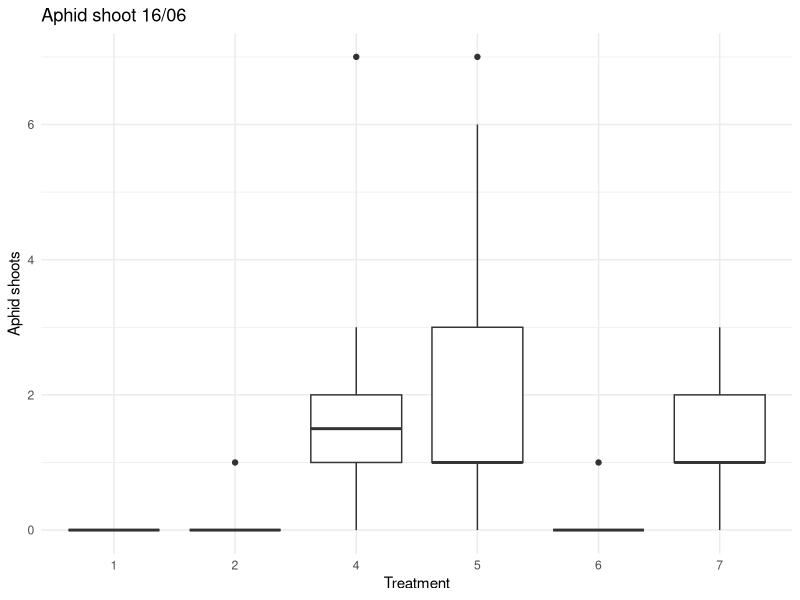
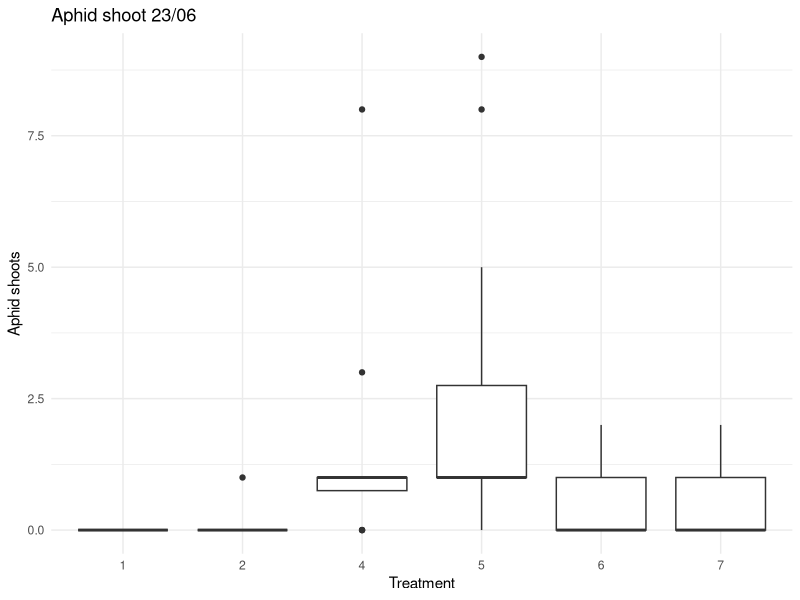
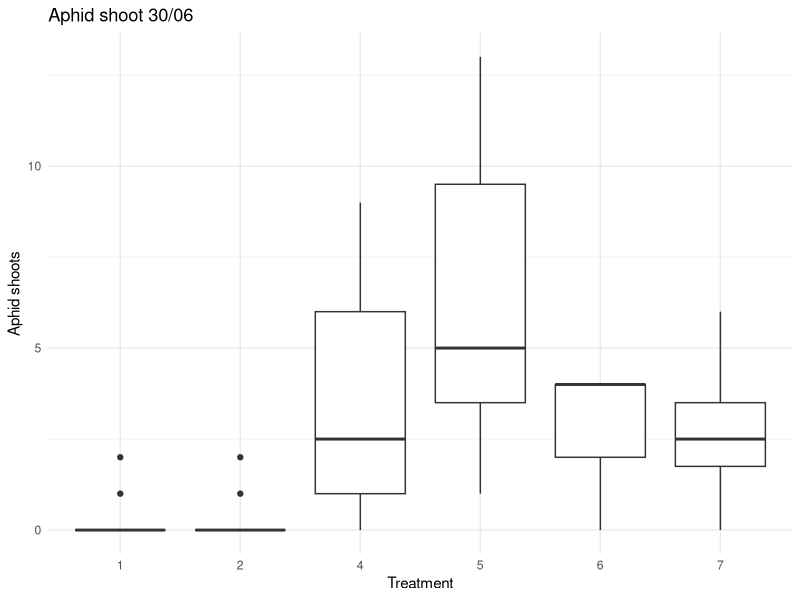
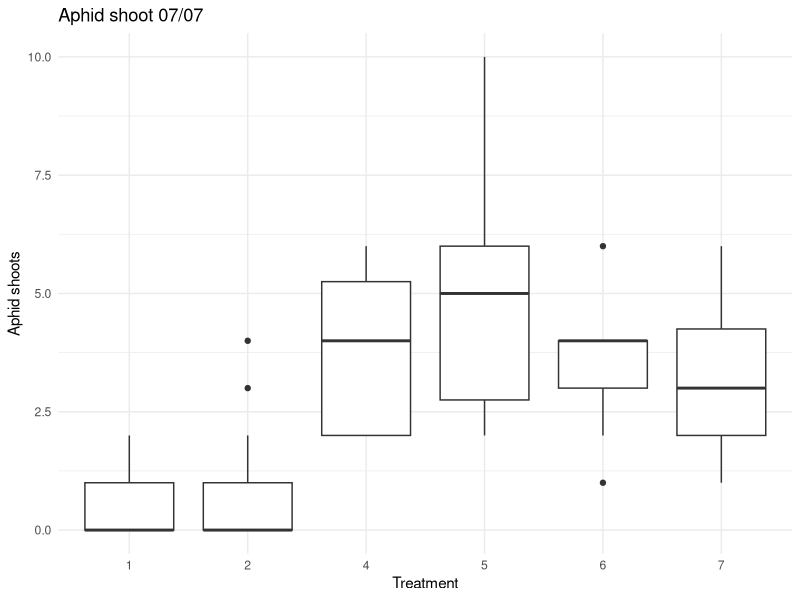
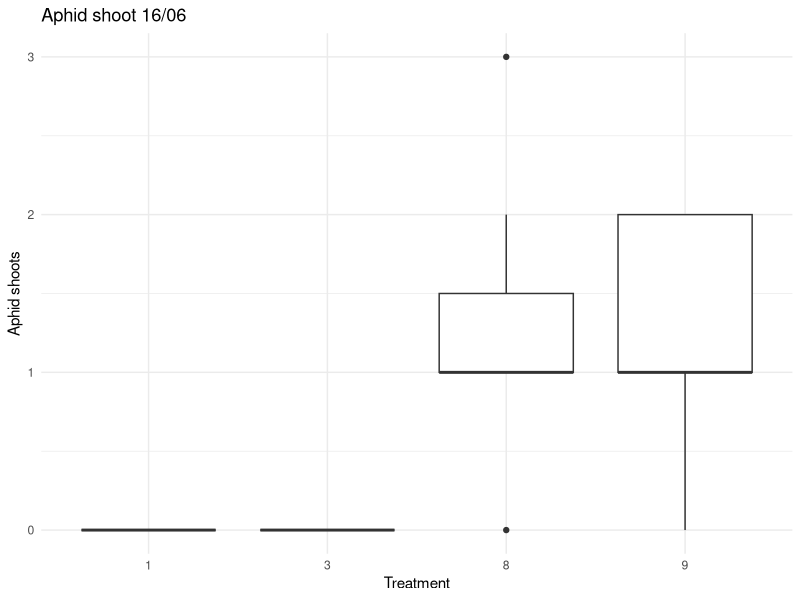
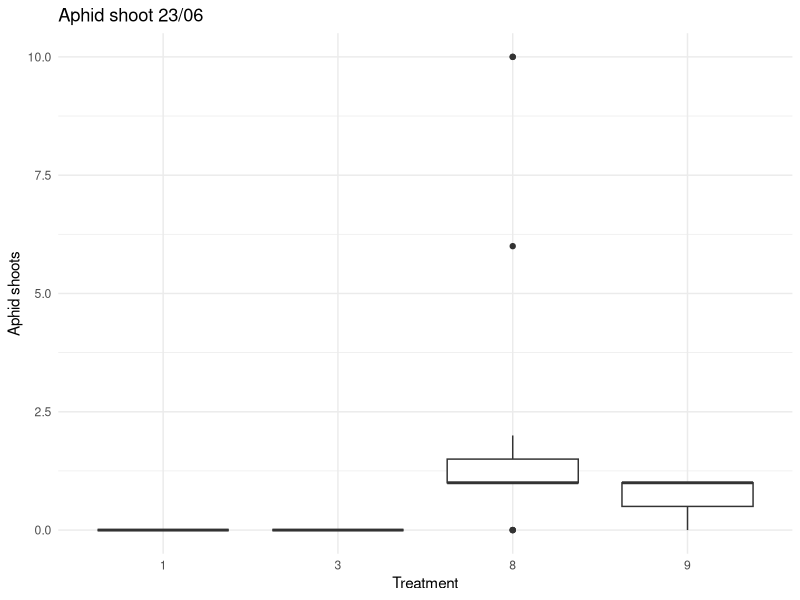
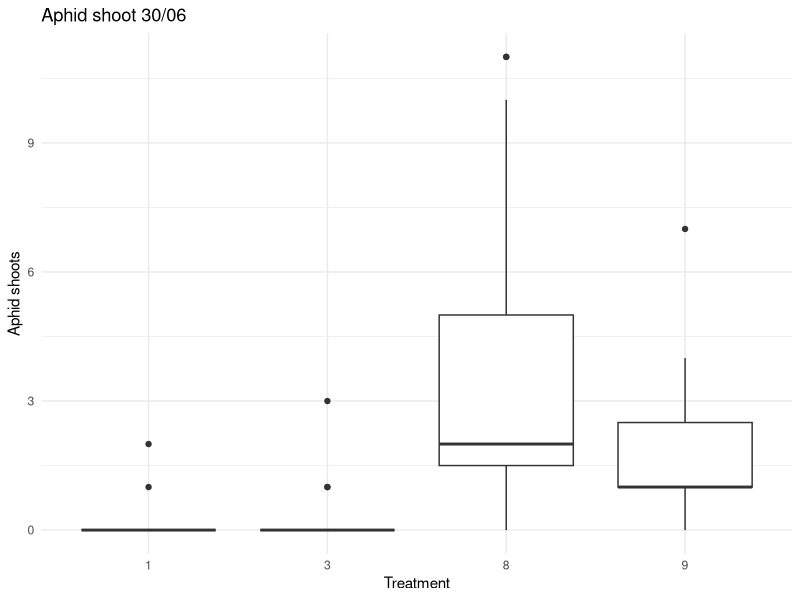
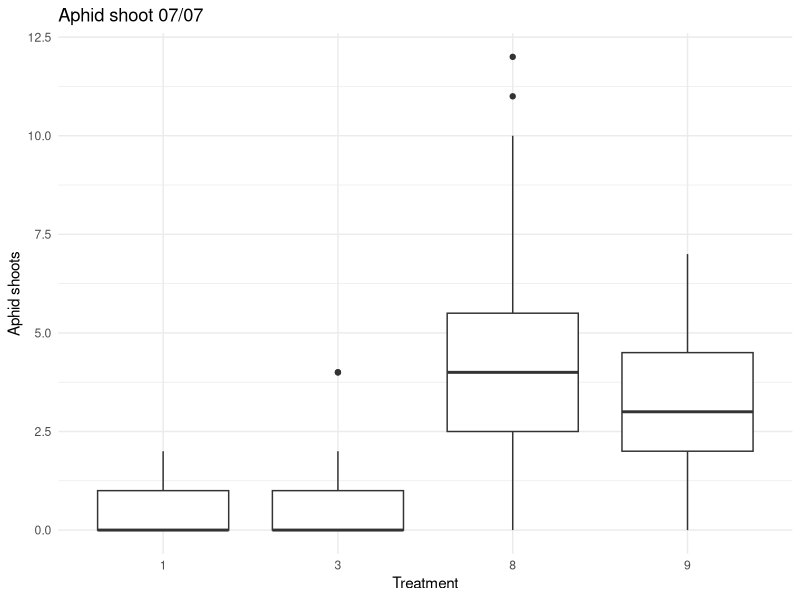

These charts were generated, in order, by the following R code:
## ---- chunk 1
knitr::opts_chunk$set(echo = TRUE)

library(tidyverse)
library(stringr)
library(readxl)
library(readr)
library(lubridate)
## ---- chunk 2
##Aphid shoot length##

#Loading dataset for aphid shoot length
aphid_shoot <- read_excel("data/Aphid_shoot_trial1.xlsx")


#Dataframe for frass spray application experiment
spray_frass.df <- aphid_shoot %>% 
  filter(experiment %in% c('felles', '2a'))

#Dataframe for frass in soil experiment
frass_soil.df <- aphid_shoot %>% 
  filter(experiment %in% c('felles', '2b'))
## ---- chunk 3

#Making dataframe of each date measured. Filtering out treatment 3 since this is the control for experiment 2b.

aphid_shoot_spray1.df <- spray_frass.df %>%
  filter(!behandling == 3) %>% 
    select(Trenummer,behandling,`Aphid_16/06`) %>% 
    group_by(behandling)

aphid_shoot_spray2.df <- spray_frass.df %>%
  filter(!behandling == 3) %>% 
    select(Trenummer,behandling, `Aphid_ 23/06`) %>% 
    group_by(behandling)

aphid_shoot_spray3.df <- spray_frass.df %>%
  filter(!behandling == 3) %>% 
    select(Trenummer,behandling, `Aphid_30/06`) %>% 
    group_by(behandling)

aphid_shoot_spray4.df <- spray_frass.df %>%
  filter(!behandling == 3) %>% 
    select(Trenummer,behandling, `Aphid_07/07`) %>% 
    group_by(behandling)
## ---- chunk 4
#Making dataframe of each date measured. Filtering out treatment 3 since this is the control for experiment 2a.

frass_soil_shoot1.df <- frass_soil.df %>%
  filter(!behandling == 2) %>% 
    select(Trenummer,behandling,`Aphid_16/06`) %>% 
    group_by(behandling)

frass_soil_shoot2.df <- frass_soil.df %>%
  filter(!behandling == 2) %>% 
    select(Trenummer,behandling, `Aphid_ 23/06`) %>% 
    group_by(behandling)

frass_soil_shoot3.df <- frass_soil.df %>%
  filter(!behandling == 2) %>% 
    select(Trenummer,behandling, `Aphid_30/06`) %>% 
    group_by(behandling)

frass_soil_shoot4.df <- frass_soil.df %>%
  filter(!behandling == 2) %>% 
    select(Trenummer,behandling, `Aphid_07/07`) %>% 
    group_by(behandling)
## ---- chunk 5

#Making simple boxplots for visualisation for spray application experiment

 ggplot(aphid_shoot_spray1.df) +
  aes(x = behandling, y = `Aphid_16/06`) +
  geom_boxplot() +
  scale_color_hue(direction = 1) +
  labs(
    x = "Treatment",
    y = "Aphid shoots",
    title = "Aphid shoot 16/06"
  ) +
   theme_minimal()

 ggplot(aphid_shoot_spray2.df) +
  aes(x = behandling, y = `Aphid_ 23/06`
      ) +
  geom_boxplot() +
  scale_color_hue(direction = 1) +
  labs(
    x = "Treatment",
    y = "Aphid shoots",
    title = "Aphid shoot 23/06"
  ) +
  theme_minimal()


 ggplot(aphid_shoot_spray3.df) +
  aes(x = behandling, y = `Aphid_30/06`
      ) +
  geom_boxplot() +
  scale_color_hue(direction = 1) +
  labs(
    x = "Treatment",
    y = "Aphid shoots",
    title = "Aphid shoot 30/06"
  ) +
  theme_minimal()

 ggplot(aphid_shoot_spray4.df) +
  aes(x = behandling, y = `Aphid_07/07`
      ) +
  geom_boxplot() +
  scale_color_hue(direction = 1) +
  labs(
    x = "Treatment",
    y = "Aphid shoots",
    title = "Aphid shoot 07/07"
  ) +
  theme_minimal()



## ---- chunk 6
#Making simple boxplots for visualisation for frass in soil experiment

 ggplot(frass_soil_shoot1.df) +
  aes(x = behandling, y = `Aphid_16/06`) +
  geom_boxplot() +
  scale_color_hue(direction = 1) +
  labs(
    x = "Treatment",
    y = "Aphid shoots",
    title = "Aphid shoot 16/06"
  ) +
   theme_minimal()

 ggplot(frass_soil_shoot2.df) +
  aes(x = behandling, y = `Aphid_ 23/06`
      ) +
  geom_boxplot() +
  scale_color_hue(direction = 1) +
  labs(
    x = "Treatment",
    y = "Aphid shoots",
    title = "Aphid shoot 23/06"
  ) +
  theme_minimal()


 ggplot(frass_soil_shoot3.df) +
  aes(x = behandling, y = `Aphid_30/06`
      ) +
  geom_boxplot() +
  scale_color_hue(direction = 1) +
  labs(
    x = "Treatment",
    y = "Aphid shoots",
    title = "Aphid shoot 30/06"
  ) +
  theme_minimal()

 ggplot(frass_soil_shoot4.df) +
  aes(x = behandling, y = `Aphid_07/07`
      ) +
  geom_boxplot() +
  scale_color_hue(direction = 1) +
  labs(
    x = "Treatment",
    y = "Aphid shoots",
    title = "Aphid shoot 07/07"
  ) +
  theme_minimal()


